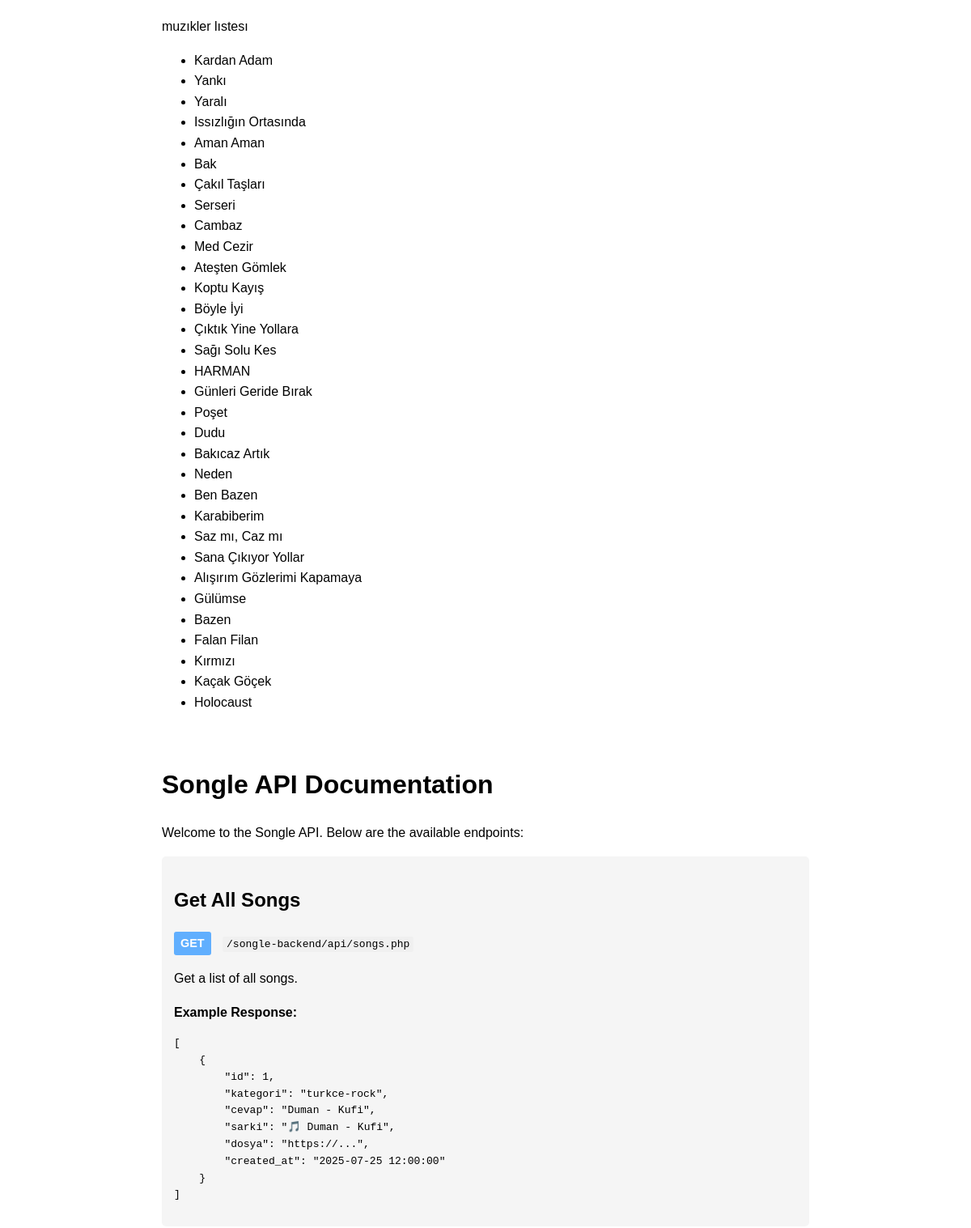
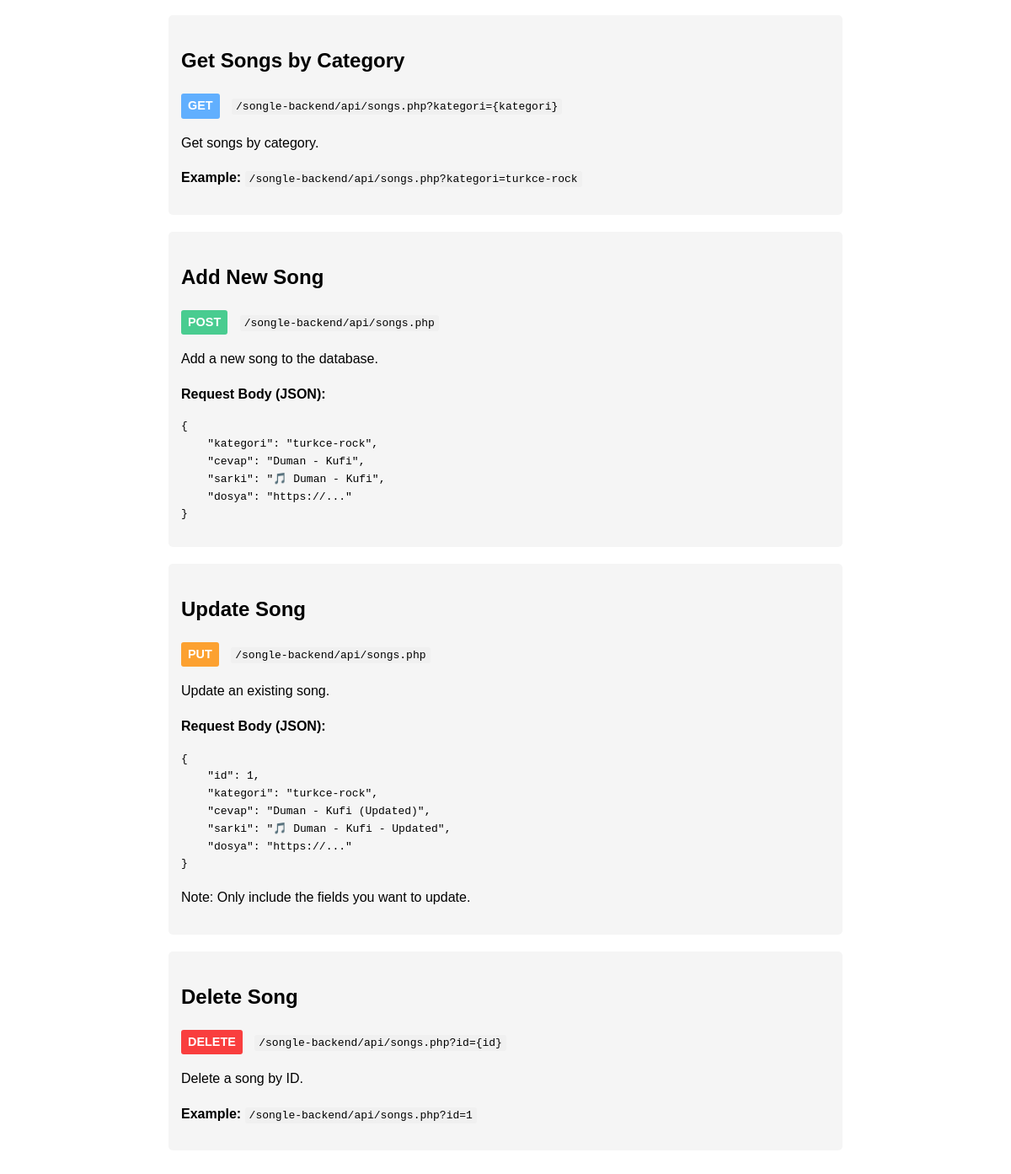
The page / on the database its author committed (2 pictures, top to bottom).
### tables this page shows
CREATE TABLE `sarkilar` (
  `id` int(11) NOT NULL,
  `kategori` varchar(100) NOT NULL,
  `cevap` varchar(255) NOT NULL,
  `sarki` text NOT NULL,
  `dosya` text NOT NULL,
  `kapak` varchar(255) NOT NULL,
  `created_at` timestamp NOT NULL DEFAULT current_timestamp()
);

### index.php (the view, shortened to what this page needs)
<?php
require_once 'config/database.php';
?>
<!DOCTYPE html>
<html lang="en">
<head>
</head>
<body>
    <?php
     if(isset($_GET['id'])) {
        $id = $conn->real_escape_string($_GET['id']);
        $sql = "SELECT * FROM sarkilar WHERE id = $id";
    } else if(isset($_GET['kategori'])) {
        $kategori = $conn->real_escape_string($_GET['kategori']);
        $sql = "SELECT * FROM sarkilar WHERE kategori = '$kategori'";
    } else {
        $sql = "SELECT * FROM sarkilar";
    }
    $result = $conn->query($sql);
    $songs = [];
    if($result->num_rows > 0) {
        while($row = $result->fetch_assoc()) {
            $songs[] = $row;
        }
    }
    ?>
    muzıkler lıstesı
    <ul>
    <?php
    foreach($songs as $song) {
        echo "<li>" . $song['cevap'] . "</li>";
    }
    ?>
    </ul>
    <br>
    <h1>Songle API Documentation</h1>
    <p>Welcome to the Songle API. Below are the available endpoints:</p>
    <div class="endpoint">
        <h2>Get All Songs</h2>
        <div class="method get">GET</div> <code>/songle-backend/api/songs.php</code>
        <p>Get a list of all songs.</p>
        <p><strong>Example Response:</strong></p>
        <pre>[
    {
        "id": 1,
        "kategori": "turkce-rock",
        "cevap": "Duman - Kufi",
        "sarki": "🎵 Duman - Kufi",
        "dosya": "https://...",
        "created_at": "2025-07-25 12:00:00"
    }
]</pre>
    </div>
    <div class="endpoint">
        <h2>Get Songs by Category</h2>
        <div class="method get">GET</div> <code>/songle-backend/api/songs.php?kategori={kategori}</code>
        <p>Get songs by category.</p>
        <p><strong>Example:</strong> <code>/songle-backend/api/songs.php?kategori=turkce-rock</code></p>
    </div>
    <div class="endpoint">
        <h2>Add New Song</h2>
        <div class="method post">POST</div> <code>/songle-backend/api/songs.php</code>
        <p>Add a new song to the database.</p>
        <p><strong>Request Body (JSON):</strong></p>
        <pre>{
    "kategori": "turkce-rock",
    "cevap": "Duman - Kufi",
    "sarki": "🎵 Duman - Kufi",
    "dosya": "https://..."
}</pre>
    </div>
    <div class="endpoint">
        <h2>Update Song</h2>
        <div class="method put">PUT</div> <code>/songle-backend/api/songs.php</code>
        <p>Update an existing song.</p>
        <p><strong>Request Body (JSON):</strong></p>
        <pre>{
    "id": 1,
    "kategori": "turkce-rock",
    "cevap": "Duman - Kufi (Updated)",
    "sarki": "🎵 Duman - Kufi - Updated",
    "dosya": "https://..."
}</pre>
        <p>Note: Only include the fields you want to update.</p>
    </div>
    <div class="endpoint">
        <h2>Delete Song</h2>
        <div class="method delete">DELETE</div> <code>/songle-backend/api/songs.php?id={id}</code>
        <p>Delete a song by ID.</p>
        <p><strong>Example:</strong> <code>/songle-backend/api/songs.php?id=1</code></p>
    </div>
</body>
</html>

### index.php (style rules this page uses)
body { font-family: Arial, sans-serif; line-height: 1.6; max-width: 800px; margin: 0 auto; padding: 20px; }
.endpoint { background-color: #f5f5f5; padding: 15px; margin-bottom: 20px; border-radius: 5px; }
code { background-color: #f0f0f0; padding: 2px 5px; border-radius: 3px; }
.method { display: inline-block; padding: 3px 8px; border-radius: 3px; color: white; font-weight: bold; margin-right: 10px; font-size: 0.9em; }
.get { background-color: #61affe; }
.post { background-color: #49cc90; }
.put { background-color: #fca130; }
.delete { background-color: #f93e3e; }

### rows shown on the page
sarkilar: cevap "Kardan Adam"
sarkilar: cevap "Yankı"
sarkilar: cevap "Yaralı"
sarkilar: cevap "Issızlığın Ortasında"
sarkilar: cevap "Aman Aman"
sarkilar: cevap "Bak"
sarkilar: cevap "Çakıl Taşları"
sarkilar: cevap "Serseri"
sarkilar: cevap "Cambaz"
sarkilar: cevap "Med Cezir"
sarkilar: cevap "Ateşten Gömlek"
sarkilar: cevap "Koptu Kayış"
sarkilar: cevap "Böyle İyi"
sarkilar: cevap "Çıktık Yine Yollara"
sarkilar: cevap "Sağı Solu Kes"
sarkilar: cevap "HARMAN"
sarkilar: cevap "Günleri Geride Bırak"
sarkilar: cevap "Poşet"
sarkilar: cevap "Dudu"
sarkilar: cevap "Bakıcaz Artık"
sarkilar: cevap "Neden"
sarkilar: cevap "Ben Bazen"
sarkilar: cevap "Karabiberim"
sarkilar: cevap "Saz mı, Caz mı"
sarkilar: cevap "Sana Çıkıyor Yollar"
sarkilar: cevap "Alışırım Gözlerimi Kapamaya"
sarkilar: cevap "Gülümse"
sarkilar: cevap "Bazen"
sarkilar: cevap "Falan Filan"
sarkilar: cevap "Kırmızı"
sarkilar: cevap "Kaçak Göçek"
sarkilar: cevap "Holocaust"
